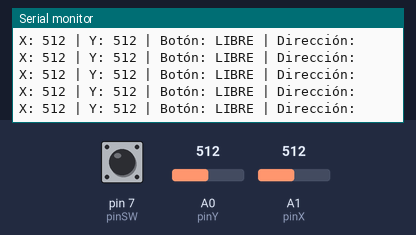
Recording of a sketch running on a simulated Arduino Uno, built with avr-gcc and run on an emulated ATmega328P. Parts: the last lines printed to the serial monitor. The test bench sets the inputs (shaded band); at power-on: A1 (pinX) = 512, A0 (pinY) = 512, pin 7 (pinSW) HIGH.

Above: at 3.2 s.
3.3 s: A1 (pinX) set to 580
At 3.62 s:
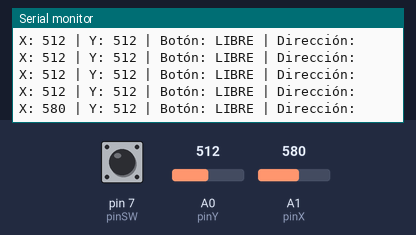
6.3 s: A1 (pinX) set to 611
At 6.63 s:
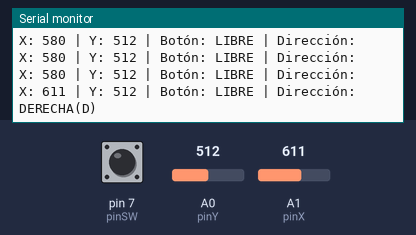
10.0 s: A0 (pinY) set to 603
At 10.25 s:
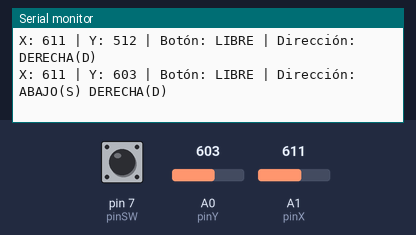
13.0 s: A0 (pinY) set to 582
At 13.1 s:
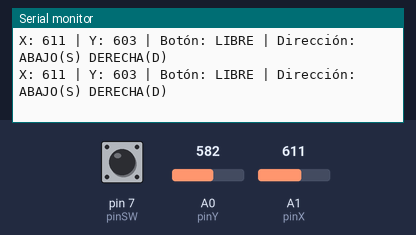

Measured:
- the behaviour switches between 592 and 593 on A1 (pinX) (found by bisection; images 1 and 2)
- after the input at 3.3 s, the serial monitor: prints a new line after 0.16 s (image 1)
- after the input at 6.3 s, the serial monitor: prints a new line after 0.18 s (image 2)
- after the input at 10.0 s, the serial monitor: prints a new line after 0.09 s (image 3)

The sketch:

A_joystick_test.ino
```cpp
// CÓDIGO DE PRUEBA - NO EMULA TECLADO
// Usa el Serial Monitor para ver los valores del joystick

const int pinX = A1; // Cable Verde
const int pinY = A0; // Cable Amarillo
const int pinSW = 7; // Cable Morado

const int CENTRO = 512;
const int TOLERANCIA = 80;

void setup() {
  Serial.begin(9600);
  pinMode(pinSW, INPUT_PULLUP);

  Serial.println("=== TEST JOYSTICK ===");
  Serial.println("Mueve el joystick y presiona el botón");
  Serial.println("");
}

void loop() {
  int valorX = analogRead(pinX);
  int valorY = analogRead(pinY);
  int boton = digitalRead(pinSW);

  // Imprimir valores
  Serial.print("X: ");
  Serial.print(valorX);
  Serial.print(" | Y: ");
  Serial.print(valorY);
  Serial.print(" | Botón: ");
  Serial.print(boton == LOW ? "PRESIONADO" : "LIBRE");

  // Detectar dirección
  Serial.print(" | Dirección: ");

  if (valorY < (CENTRO - TOLERANCIA)) {
    Serial.print("ARRIBA(W) ");
  } else if (valorY > (CENTRO + TOLERANCIA)) {
    Serial.print("ABAJO(S) ");
  }

  if (valorX < (CENTRO - TOLERANCIA)) {
    Serial.print("IZQUIERDA(A) ");
  } else if (valorX > (CENTRO + TOLERANCIA)) {
    Serial.print("DERECHA(D) ");
  }

  Serial.println();

  delay(200);
}
```
